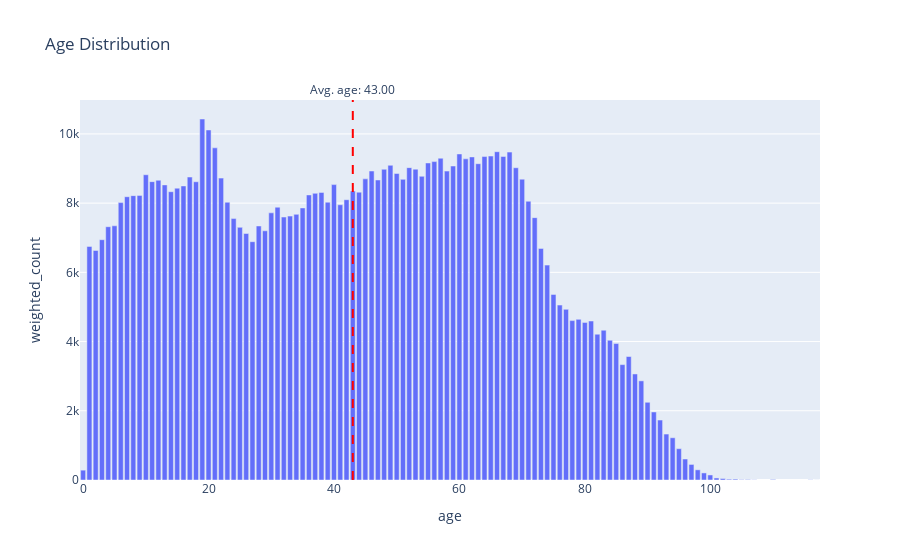

Notebook code for this chart:
### Markdown cell above
### Plot the age distribution of the persons living in the department. Indicate the average age of persons living in the territory.

### Code cell
weighted_counts = (
    df_census.groupby("age")["weight"]
    .sum()
    .reset_index()
    .rename(columns={"weight": "weighted_count"})
)

weighted_avg_age = (
    weighted_counts["age"] * weighted_counts["weighted_count"]
).sum() / weighted_counts["weighted_count"].sum()

fig = px.bar(
    weighted_counts,
    x="age",
    y="weighted_count",
    title="Age Distribution",
)
fig.add_vline(
    x=weighted_avg_age,
    line_dash="dash",
    line_color="red",
    annotation_text=f"Avg. age: {weighted_avg_age:.2f}",
    annotation_position="top",
)
fig.show()

print(f"Avg. age: {weighted_avg_age:.2f}")

### Figure 1 — Plotly figure (JSON) as saved in the notebook; plotly's stock layout.template omitted (floating-point values rounded to 4 significant figures)
{"data": [{"alignmentgroup": "True", "hovertemplate": "age=%{x}<br>weighted_count=%{y}<extra></extra>", "legendgroup": "", "marker": {"color": "#636efa", "pattern": {"shape": ""}}, "name": "", "offsetgroup": "", "orientation": "v", "showlegend": false, "textposition": "auto", "type": "bar", "x": [0, 1, 2, 3, 4, 5, 6, 7, 8, 9, 10, 11, 12, 13, 14, 15, 16, 17, 18, 19, 20, 21, 22, 23, 24, 25, 26, 27, 28, 29, 30, 31, 32, 33, 34, 35, 36, 37, 38, 39, 40, 41, 42, 43, 44, 45, 46, 47, 48, 49, 50, 51, 52, 53, 54, 55, 56, 57, 58, 59, 60, 61, 62, 63, 64, 65, 66, 67, 68, 69, 70, 71, 72, 73, 74, 75, 76, 77, 78, 79, 80, 81, 82, 83, 84, 85, 86, 87, 88, 89, 90, 91, 92, 93, 94, 95, 96, 97, 98, 99, 100, 101, 102, 103, 104, 105, 106, 107, 110, 116, 117], "xaxis": "x", "y": [284.6, 6749.0, 6632.0, 6943.0, 7319.0, 7345.0, 8015.0, 8186.0, 8217.0, 8224.0, 8820.0, 8621.0, 8661.0, 8527.0, 8330.0, 8432.0, 8496.0, 8754.0, 8618.0, 10430.0, 10110.0, 9598.0, 8723.0, 8026.0, 7554.0, 7301.0, 7123.0, 6885.0, 7340.0, 7200.0, 7720.0, 7883.0, 7598.0, 7626.0, 7675.0, 7861.0, 8237.0, 8283.0, 8310.0, 8028.0, 8536.0, 7952.0, 8099.0, 8350.0, 8317.0, 8701.0, 8928.0, 8669.0, 8978.0, 9093.0, 8856.0, 8687.0, 9025.0, 8982.0, 8775.0, 9161.0, 9201.0, 9298.0, 8926.0, 9073.0, 9421.0, 9280.0, 9336.0, 9139.0, 9346.0, 9361.0, 9486.0, 9348.0, 9474.0, 9023.0, 8692.0, 8054.0, 7581.0, 6692.0, 6209.0, 5362.0, 5055.0, 4932.0, 4606.0, 4641.0, 4554.0, 4594.0, 4212.0, 4329.0, 4038.0, 3943.0, 3334.0, 3568.0, 3064.0, 2865.0, 2246.0, 1965.0, 1733.0, 1328.0, 1221.0, 904.7, 606.9, 450.0, 294.5, 204.5, 145.6, 58.85, 43.22, 23.12, 25.76, 10.0, 12.63, 5.294, 14.82, 5.175, 1.0], "yaxis": "y"}], "layout": {"annotations": [{"showarrow": false, "text": "Avg. age: 43.00", "x": 43.0, "xanchor": "center", "xref": "x", "y": 1, "yanchor": "bottom", "yref": "y domain"}], "barmode": "relative", "legend": {"tracegroupgap": 0}, "shapes": [{"line": {"color": "red", "dash": "dash"}, "type": "line", "x0": 43.0, "x1": 43.0, "xref": "x", "y0": 0, "y1": 1, "yref": "y domain"}], "title": {"text": "Age Distribution"}, "xaxis": {"anchor": "y", "domain": [0, 1], "title": {"text": "age"}}, "yaxis": {"anchor": "x", "domain": [0, 1], "title": {"text": "weighted_count"}}}}
